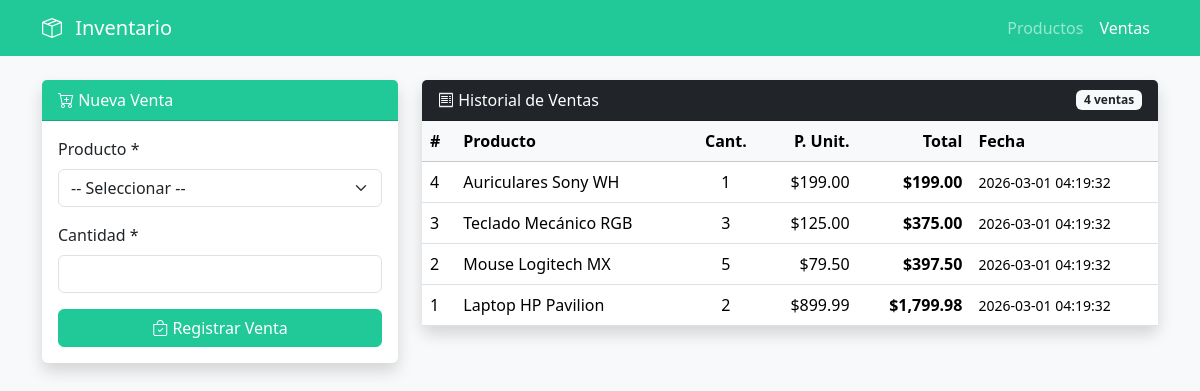
Page /ventas.php on the committed database.
### tables this page shows
CREATE TABLE ventas (
    id INT AUTO_INCREMENT PRIMARY KEY,
    producto_id INT NOT NULL,
    cantidad INT NOT NULL,
    precio_venta DECIMAL(10,2) NOT NULL,
    total DECIMAL(10,2) NOT NULL,
    fecha_venta TIMESTAMP DEFAULT CURRENT_TIMESTAMP,
    FOREIGN KEY (producto_id) REFERENCES productos(id)
);

CREATE TABLE productos (
    id INT AUTO_INCREMENT PRIMARY KEY,
    nombre VARCHAR(100) NOT NULL,
    descripcion TEXT,
    precio DECIMAL(10,2) NOT NULL,
    stock INT NOT NULL DEFAULT 0,
    fecha_registro TIMESTAMP DEFAULT CURRENT_TIMESTAMP
);

### controllers/VentaController.php (called while the page is built, shortened)
<?php
require_once __DIR__.'/../config/database.php';
require_once __DIR__.'/../services/VentaService.php';
class VentaController
{
    private $servicio;
    public function __construct()
    {
        global $conexion;
        $this->servicio=new VentaService($conexion);
    }
    public function listar()
    {
        return $this->servicio->listarVentas();
    }
}
?>

### services/VentaService.php (called while the page is built, shortened)
<?php
require_once __DIR__.'/../models/Venta.php';
class VentaService
{
    private $conexion;
    public function __construct($conexion)
    {
        $this->conexion=$conexion;
    }
    public function listarVentas()
    {
        return Venta::listar($this->conexion);
    }
}
?>

### models/Venta.php (called while the page is built, shortened)
<?php
class Venta
{
    public static function listar($conexion)
    {
        $sql="SELECT v.*,p.nombre as producto
              FROM ventas v
              INNER JOIN productos p ON v.producto_id=p.id
              ORDER BY v.id DESC";
        $resultado=$conexion->query($sql);
        return $resultado->fetch_all(MYSQLI_ASSOC);
    }
}
?>

### public/ventas.php (the view, shortened to what this page needs)
<?php
require_once __DIR__.'/../controllers/VentaController.php';
$ctrl=new VentaController();
$ventas=$ctrl->listar();
?>
<!DOCTYPE html>
<html lang="es">
<head>
    <link href="https://cdn.jsdelivr.net/npm/bootstrap@5.3.2/dist/css/bootstrap.min.css" rel="stylesheet">
    <link href="https://cdn.jsdelivr.net/npm/bootstrap-icons@1.11.1/font/bootstrap-icons.css" rel="stylesheet">
    <link href="assets/styles.css" rel="stylesheet">
</head>
<body class="bg-light">
    <nav class="navbar navbar-expand-lg navbar-dark bg-teal">
        <div class="container">
            <a class="navbar-brand" href="index.php">
                <i class="bi bi-box-seam"></i> Inventario
            </a>
            <div class="navbar-nav ms-auto">
                <a class="nav-link" href="productos.php">Productos</a>
                <a class="nav-link active" href="ventas.php">Ventas</a>
            </div>
        </div>
    </nav>
    <div class="container py-4">
        <div class="row">
            <div class="col-lg-4 mb-4">
                <div class="card border-0 shadow">
                    <div class="card-header bg-teal text-white">
                        <i class="bi bi-cart-plus"></i> Nueva Venta
                    </div>
                    <div class="card-body">
                        <form method="post">
                            <div class="mb-3">
                                <label class="form-label">Producto *</label>
                                <select name="producto_id" class="form-select" required>
                                    <option value="">-- Seleccionar --</option>
                                </select>
                            </div>
                            <div class="mb-3">
                                <label class="form-label">Cantidad *</label>
                                <input type="number" name="cantidad" class="form-control" min="1" required>
                            </div>
                            <div class="d-grid">
                                <button type="submit" class="btn btn-teal">
                                    <i class="bi bi-bag-check"></i> Registrar Venta
                                </button>
                            </div>
                        </form>
                    </div>
                </div>
            </div>
            <div class="col-lg-8">
                <div class="card border-0 shadow">
                    <div class="card-header bg-dark text-white d-flex justify-content-between align-items-center">
                        <span><i class="bi bi-receipt"></i> Historial de Ventas</span>
                        <span class="badge bg-light text-dark"><?=count($ventas)?> ventas</span>
                    </div>
                    <div class="card-body p-0">
                        <div class="table-responsive">
                            <table class="table table-hover mb-0">
                                <thead class="table-light">
                                    <tr>
                                        <th>#</th>
                                        <th>Producto</th>
                                        <th class="text-center">Cant.</th>
                                        <th class="text-end">P. Unit.</th>
                                        <th class="text-end">Total</th>
                                        <th>Fecha</th>
                                    </tr>
                                </thead>
                                <tbody>
                                    <?php foreach($ventas as $v): ?>
                                    <tr>
                                        <td><?=htmlspecialchars($v['id'])?></td>
                                        <td><?=htmlspecialchars($v['producto'])?></td>
                                        <td class="text-center"><?=htmlspecialchars($v['cantidad'])?></td>
                                        <td class="text-end">$<?=number_format($v['precio_venta'],2)?></td>
                                        <td class="text-end fw-bold">$<?=number_format($v['total'],2)?></td>
                                        <td><small><?=htmlspecialchars($v['fecha_venta'])?></small></td>
                                    </tr>
                                    <?php endforeach; ?>
                                </tbody>
                            </table>
                        </div>
                    </div>
                </div>
            </div>
        </div>
    </div>
</body>
</html>

### public/assets/styles.css (style rules this page uses)
.bg-teal { background-color:#20c997!important }
.btn-teal { background-color:#20c997;border-color:#20c997;color:#fff }
.navbar-brand i { margin-right:0.5rem; }

### rows in the picture
ventas: id "4", producto.nombre "Auriculares Sony WH", cantidad "1", precio_venta "199.00", total "199.00", fecha_venta "2026-03-01 04:19:32"
ventas: id "3", producto.nombre "Teclado Mecánico RGB", cantidad "3", precio_venta "125.00", total "375.00", fecha_venta "2026-03-01 04:19:32"
ventas: id "2", producto.nombre "Mouse Logitech MX", cantidad "5", precio_venta "79.50", total "397.50", fecha_venta "2026-03-01 04:19:32"
ventas: id "1", producto.nombre "Laptop HP Pavilion", cantidad "2", precio_venta "899.99", total "1,799.98", fecha_venta "2026-03-01 04:19:32"

### other values in the picture
count($ventas) "4"
